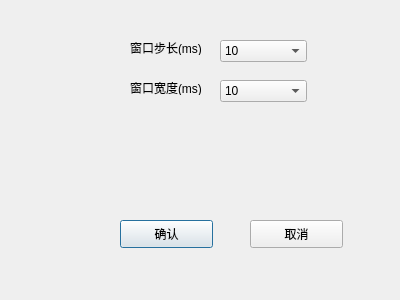
<?xml version="1.0" encoding="UTF-8"?>
<ui version="4.0">
 <class>Setting</class>
 <widget class="QDialog" name="Setting">
  <property name="geometry">
   <rect>
    <x>0</x>
    <y>0</y>
    <width>400</width>
    <height>300</height>
   </rect>
  </property>
  <property name="windowTitle">
   <string>窗口设置</string>
  </property>
  <widget class="QLabel" name="label_9">
   <property name="geometry">
    <rect>
     <x>130</x>
     <y>80</y>
     <width>72</width>
     <height>15</height>
    </rect>
   </property>
   <property name="text">
    <string>窗口宽度(ms)</string>
   </property>
  </widget>
  <widget class="QLabel" name="label_10">
   <property name="geometry">
    <rect>
     <x>130</x>
     <y>40</y>
     <width>72</width>
     <height>15</height>
    </rect>
   </property>
   <property name="text">
    <string>窗口步长(ms)</string>
   </property>
  </widget>
  <widget class="QComboBox" name="window_width">
   <property name="geometry">
    <rect>
     <x>220</x>
     <y>80</y>
     <width>87</width>
     <height>22</height>
    </rect>
   </property>
   <item>
    <property name="text">
     <string>10</string>
    </property>
   </item>
   <item>
    <property name="text">
     <string>20</string>
    </property>
   </item>
   <item>
    <property name="text">
     <string>50</string>
    </property>
   </item>
   <item>
    <property name="text">
     <string>100</string>
    </property>
   </item>
   <item>
    <property name="text">
     <string>200</string>
    </property>
   </item>
   <item>
    <property name="text">
     <string>500</string>
    </property>
   </item>
   <item>
    <property name="text">
     <string>1000</string>
    </property>
   </item>
  </widget>
  <widget class="QComboBox" name="window_step">
   <property name="geometry">
    <rect>
     <x>220</x>
     <y>40</y>
     <width>87</width>
     <height>22</height>
    </rect>
   </property>
   <item>
    <property name="text">
     <string>10</string>
    </property>
   </item>
   <item>
    <property name="text">
     <string>20</string>
    </property>
   </item>
   <item>
    <property name="text">
     <string>50</string>
    </property>
   </item>
   <item>
    <property name="text">
     <string>100</string>
    </property>
   </item>
   <item>
    <property name="text">
     <string>200</string>
    </property>
   </item>
   <item>
    <property name="text">
     <string>500</string>
    </property>
   </item>
   <item>
    <property name="text">
     <string>1000</string>
    </property>
   </item>
  </widget>
  <widget class="QPushButton" name="OK_btn">
   <property name="geometry">
    <rect>
     <x>120</x>
     <y>220</y>
     <width>93</width>
     <height>28</height>
    </rect>
   </property>
   <property name="text">
    <string>确认</string>
   </property>
  </widget>
  <widget class="QPushButton" name="cancel_btn">
   <property name="geometry">
    <rect>
     <x>250</x>
     <y>220</y>
     <width>93</width>
     <height>28</height>
    </rect>
   </property>
   <property name="text">
    <string>取消</string>
   </property>
  </widget>
 </widget>
 <resources/>
 <connections/>
</ui>
